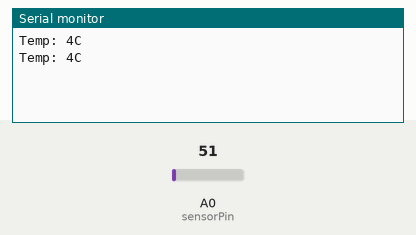
Simulated run of this sketch. Board: Arduino Uno, built with avr-gcc and run on an emulated ATmega328P. Parts: the last lines printed to the serial monitor. The test bench sets the inputs (shaded band); at power-on: A0 (sensorPin) = 51.

Above: at 1.8 s.
1.9 s: A0 (sensorPin) set to 71
At 2.8 s:
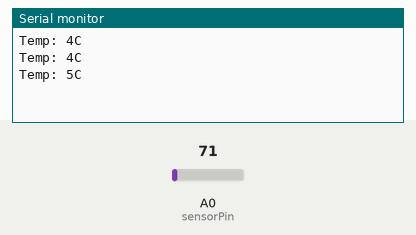
3.4 s: A0 (sensorPin) set to 86
At 4.8 s:
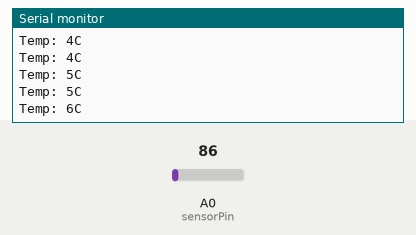
Timing chart, 0 to 6.4 s (numbered marks = the images above; inputs shaded):
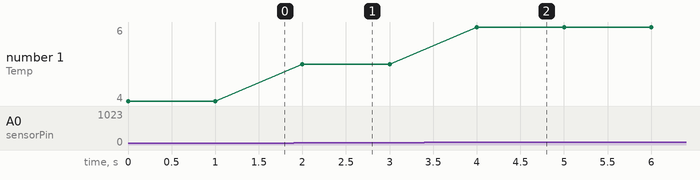

The sketch:

s27_LM35_Temperature.ino
```cpp
/*

Ks0022 keyestudio LM35 Linear Temperature Sensor
_________________________________
|  SETUP                          |
|Sensor pin  ::    Particle pin   |
|   +        ::        3.3v       |
|   -        ::        GND        |
|   S        ::        A0         |
|_________________________________|


SPECIFICATIONS:

analog sensor
0 to 100 degrees celcius

src: https://wiki.keyestudio.com/Ks0022_keyestudio_LM35_Linear_Temperature_Sensor
*/

#define sensorPin A0
int data = 0;

void setup()
{
    Serial.begin(9600);//Set Baud Rate to 9600 bps
    pinMode(sensorPin, OUTPUT);
}
 void loop()
{
    data=(330 * analogRead(sensorPin)) /4095;
    Serial.print("Temp: "); //Display the temperature on Serial monitor
    Serial.print(data);
    Serial.println("C");
    delay(1000);
}
```

Measured:
- after the input at 1.9 s, the serial monitor: prints a new line after 0.10 s (image 1)
- after the input at 3.4 s, the serial monitor: prints a new line after 0.60 s (image 2)
- plotted number 1: 4 → 5 after the input at 1.9 s, 5 → 6 after the input at 3.4 s
